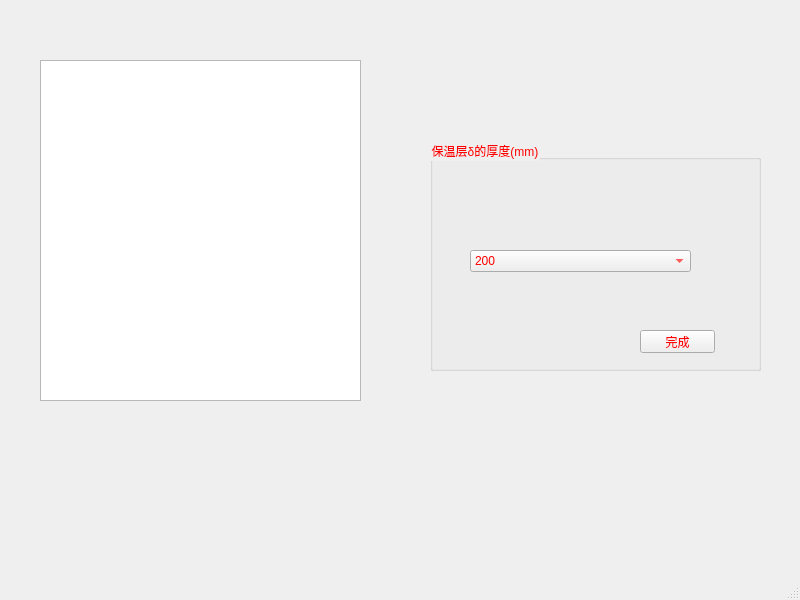
<?xml version="1.0" encoding="UTF-8"?>
<ui version="4.0">
 <class>MainWindow</class>
 <widget class="QMainWindow" name="MainWindow">
  <property name="geometry">
   <rect>
    <x>0</x>
    <y>0</y>
    <width>800</width>
    <height>600</height>
   </rect>
  </property>
  <property name="windowTitle">
   <string>MainWindow</string>
  </property>
  <widget class="QWidget" name="centralwidget">
   <widget class="QGroupBox" name="groupBox">
    <property name="geometry">
     <rect>
      <x>430</x>
      <y>140</y>
      <width>331</width>
      <height>231</height>
     </rect>
    </property>
    <property name="styleSheet">
     <string notr="true">color: rgb(255, 0, 0);
font: 8pt &quot;楷体&quot;;</string>
    </property>
    <property name="title">
     <string>保温层δ的厚度(mm)</string>
    </property>
    <widget class="QComboBox" name="comboBox">
     <property name="geometry">
      <rect>
       <x>40</x>
       <y>110</y>
       <width>221</width>
       <height>22</height>
      </rect>
     </property>
     <item>
      <property name="text">
       <string>200</string>
      </property>
     </item>
     <item>
      <property name="text">
       <string>150</string>
      </property>
     </item>
     <item>
      <property name="text">
       <string>120</string>
      </property>
     </item>
     <item>
      <property name="text">
       <string>90</string>
      </property>
     </item>
     <item>
      <property name="text">
       <string>70</string>
      </property>
     </item>
     <item>
      <property name="text">
       <string>60</string>
      </property>
     </item>
     <item>
      <property name="text">
       <string>50</string>
      </property>
     </item>
    </widget>
    <widget class="QPushButton" name="fff">
     <property name="geometry">
      <rect>
       <x>210</x>
       <y>190</y>
       <width>75</width>
       <height>23</height>
      </rect>
     </property>
     <property name="text">
      <string>完成</string>
     </property>
    </widget>
   </widget>
   <widget class="QGraphicsView" name="graphicsView">
    <property name="geometry">
     <rect>
      <x>40</x>
      <y>60</y>
      <width>321</width>
      <height>341</height>
     </rect>
    </property>
    <property name="styleSheet">
     <string notr="true">border-image: url(:/wuding1/2.png);</string>
    </property>
   </widget>
  </widget>
  <widget class="QMenuBar" name="menubar">
   <property name="geometry">
    <rect>
     <x>0</x>
     <y>0</y>
     <width>800</width>
     <height>22</height>
    </rect>
   </property>
  </widget>
  <widget class="QStatusBar" name="statusbar"/>
 </widget>
 <resources>
  <include location="../pic/wuding.qrc"/>
 </resources>
 <connections/>
</ui>
